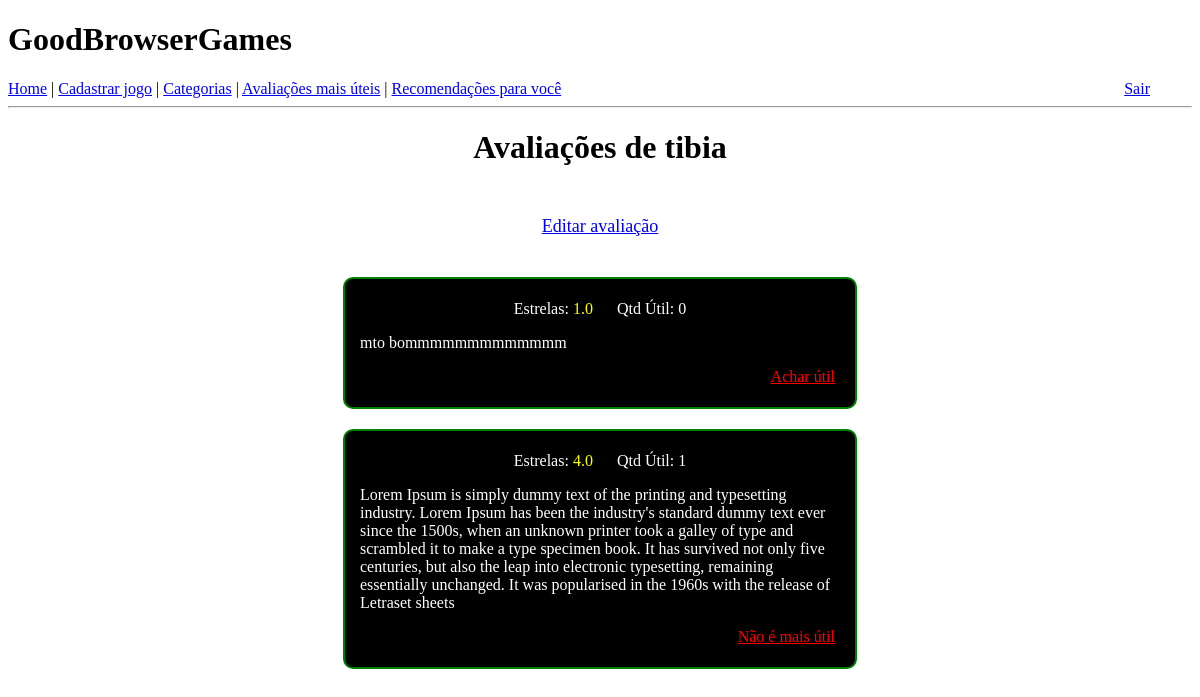
Before: /listar-avaliacoes/1 (signed in) with the older database file.
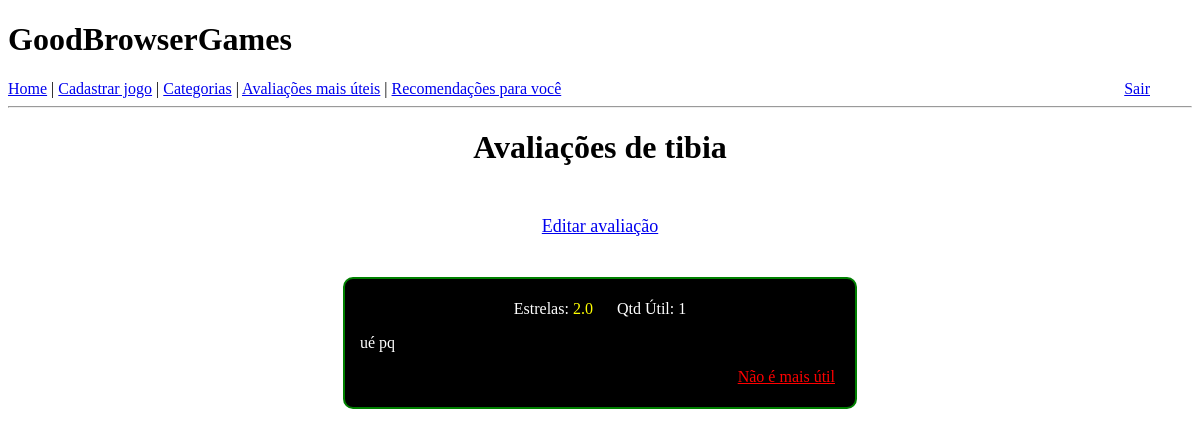
After: the same page with the newer database file.
### app/models.py (models this page shows)
class Avaliacao(db.Model):
    id = db.Column(db.Integer, primary_key=True)
    estrelas = db.Column(db.Float, index=True)
    texto = db.Column(db.String(255))
    qnt_util = db.Column(db.Integer, index=True, default=0)
    user_id = db.Column(db.Integer, db.ForeignKey('user.id'))
    jogo_id = db.Column(db.Integer, db.ForeignKey('jogo.id'))

### app/routes.py (the view)
@app.route("/listar-avaliacoes/<id>", methods=["GET", "POST"])
def listar_avaliacoes(id):
    avaliacoes = list(Avaliacao.query.filter_by(jogo_id=id))
    jogo = Jogo.query.filter_by(id=id).first()
    ids_avaliacoes_uteis_usuario = None
    if avaliacoes:
        avaliacoes_ids = [a.id for a in avaliacoes]
        user_id_expression = VotoUtil.user_id.in_([current_user.id])
        in_expression = VotoUtil.avaliacao_id.in_(avaliacoes_ids)
        votos_util_usuario = list(VotoUtil.query.filter(user_id_expression, in_expression))
        ids_avaliacoes_uteis_usuario = [v.avaliacao_id for v in votos_util_usuario]
    avaliacao_pelo_usuario = Avaliacao.query.filter_by(jogo_id=id, user_id=current_user.id).first()
    if avaliacao_pelo_usuario:
        avaliacao_feita = avaliacao_pelo_usuario
    else:
        avaliacao_feita = None
    return render_template("lista_avaliacoes.html", avaliacoes=avaliacoes, jogo=jogo, avaliacao_feita=avaliacao_feita, avals_uteis_ids=ids_avaliacoes_uteis_usuario)

### app/models.py (called while the page is built)
@login.user_loader
def load_user(id):
    return User.query.get(int(id))

### app/templates/lista_avaliacoes.html (shortened to what this page needs)
{% extends "base.html" %}
{% block content %}
    <div id="container">
        <h1 style="margin-bottom: 50px;">Avaliações de {{ jogo.nome }}</h1>
        <div>
            {% if avaliacao_feita %}
                <p style="margin-bottom: 40px; font-size: large;"><a href="/editar-avaliacao/{{avaliacao_feita.id}}">Editar avaliação</a></p>
            {% else %}
                <p style="margin-bottom: 40px; font-size: large;"><a href="/fazer-avaliacao/{{jogo.id}}">Adicionar avaliação</a></p>
            {% endif %}
        </div>
        {% if avaliacoes %}
            {% for avaliacao in avaliacoes %}
            <div class="box-avaliacao">
                <p>Estrelas: <span style="color: yellow; margin-right: 20px;">{{ avaliacao.estrelas }}</span>
                    Qtd Útil: {{ avaliacao.qnt_util }}
                </p>
                <p style="text-align: left; margin: 10px;">{{ avaliacao.texto }}</p>
                {% if avaliacao.id in avals_uteis_ids %}
                    <p class="botao-util"><a href="/tirar-util/{{avaliacao.id}}">Não é mais útil</a></p>
                {% else %}
                    <p class="botao-util"><a href="/achar-util/{{avaliacao.id}}">Achar útil</a></p>
                {% endif %}
            </div>
            {% endfor %}
        {% else %}
            <h3 style="color: red;">Este jogo ainda não possui avaliações, seja o primeiro a avaliar!</h3>
        {% endif %}
    </div>
{% endblock %}

Changed rows visible on the page:
removed Avaliacao: estrelas "1.0", qnt_util "0", texto "mto bommmmmmmmmmmmm"
removed Avaliacao: estrelas "4.0", qnt_util "1", texto "Lorem Ipsum is simply dummy text of the printing and typesetting industry. Lorem Ipsum has been the industry's standard dummy text ever since the 1500s, when an unknown printer took a galley of type and scrambled it to make a type specimen book. It has survived not only five centuries, but also the leap into electronic typesetting, remaining essentially unchanged. It was popularised in the 1960s with the release of Letraset sheets"
now on this page (row edited): Avaliacao: estrelas "2.0", qnt_util "1", texto "ué pq"
